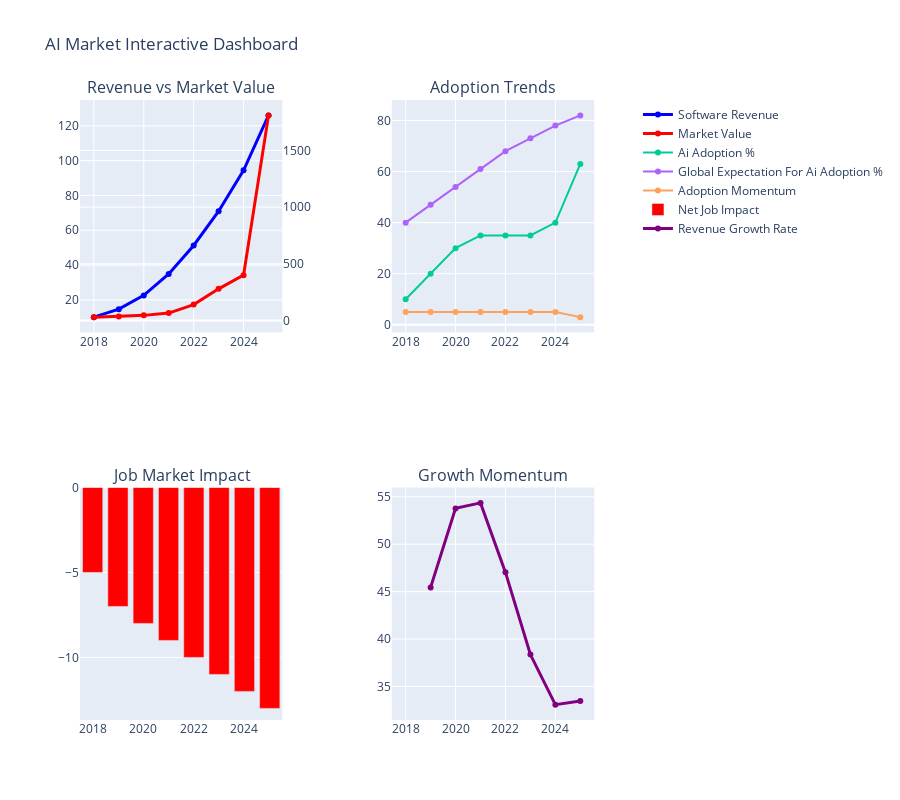

The code cell stored with this chart in its notebook:
### Markdown cell above
## 8. Interactive Visualization Dashboard

### Code cell
# Create interactive dashboard-style visualization
def create_interactive_dashboard(df):
    """
    Create comprehensive interactive dashboard
    """
    # Key metrics cards (simulated)
    if 'year' in df.columns:
        latest_year = df['year'].max()
        latest_data = df[df['year'] == latest_year].iloc[0]
        
        
        # Key metrics display
        metrics = {
            'AI Software Revenue': ('ai_software_revenue_in_billions', 'B'),
            'Market Value': ('global_ai_market_value_in_billions', 'B'),
            'Adoption Rate': ('ai_adoption', '%'),
            'Organizations Using AI': ('organizations_using_ai', '%'),
            'Expected Revenue Increase': ('estimated_revenue_increase_from_ai_trillions_usd', 'T')
        }
        
        for metric_name, (col_name, unit) in metrics.items():
            if col_name in df.columns:
                value = latest_data[col_name]
                if not pd.isna(value):
                    if unit == 'T':
                    elif unit == 'B':
                    else:
    
    # Create multi-metric comparison
    fig = make_subplots(
        rows=2, cols=2,
        subplot_titles=('Revenue vs Market Value', 'Adoption Trends', 
                       'Job Market Impact', 'Growth Momentum'),
        specs=[[{"secondary_y": True}, {"secondary_y": False}],
               [{"secondary_y": False}, {"secondary_y": False}]]
    )
    
    # Plot 1: Revenue vs Market Value (dual axis)
    if 'ai_software_revenue_in_billions' in df.columns:
        fig.add_trace(
            go.Scatter(x=df['year'], y=df['ai_software_revenue_in_billions'],
                      mode='lines+markers', name='Software Revenue',
                      line=dict(color='blue', width=3)),
            row=1, col=1
        )
    
    if 'global_ai_market_value_in_billions' in df.columns:
        fig.add_trace(
            go.Scatter(x=df['year'], y=df['global_ai_market_value_in_billions'],
                      mode='lines+markers', name='Market Value',
                      line=dict(color='red', width=3)),
            row=1, col=1, secondary_y=True
        )
    
    # Plot 2: Adoption trends
    adoption_cols = [col for col in df.columns if 'adoption' in col.lower() and df[col].dtype in ['int64', 'float64']]
    for i, col in enumerate(adoption_cols[:3]):
        fig.add_trace(
            go.Scatter(x=df['year'], y=df[col],
                      mode='lines+markers', name=col.replace('_', ' ').title()),
            row=1, col=2
        )
    
    # Plot 3: Job impact
    if 'net_job_impact' in df.columns:
        fig.add_trace(
            go.Bar(x=df['year'], y=df['net_job_impact'],
                  name='Net Job Impact',
                  marker_color=['red' if x < 0 else 'green' for x in df['net_job_impact']]),
            row=2, col=1
        )
    
    # Plot 4: Growth momentum
    if 'ai_software_revenue_in_billions_yoy_growth' in df.columns:
        fig.add_trace(
            go.Scatter(x=df['year'], y=df['ai_software_revenue_in_billions_yoy_growth'],
                      mode='lines+markers', name='Revenue Growth Rate',
                      line=dict(color='purple', width=3)),
            row=2, col=2
        )
    
    fig.update_layout(height=800, title_text="AI Market Interactive Dashboard")
    fig.show()

# Create the dashboard
create_interactive_dashboard(market_df)

### Figure 1 — Plotly figure (JSON) as saved in the notebook; plotly's stock layout.template omitted (floating-point values rounded to 4 significant figures)
{"data": [{"line": {"color": "blue", "width": 3}, "mode": "lines+markers", "name": "Software Revenue", "type": "scatter", "x": [2018, 2019, 2020, 2021, 2022, 2023, 2024, 2025], "xaxis": "x", "y": [10.1, 14.69, 22.59, 34.87, 51.27, 70.94, 94.41, 126.0], "yaxis": "y"}, {"line": {"color": "red", "width": 3}, "mode": "lines+markers", "name": "Market Value", "type": "scatter", "x": [2018, 2019, 2020, 2021, 2022, 2023, 2024, 2025], "xaxis": "x", "y": [29.5, 35.0, 45.0, 65.0, 140.0, 279.0, 400.0, 1810.0], "yaxis": "y2"}, {"mode": "lines+markers", "name": "Ai Adoption %", "type": "scatter", "x": [2018, 2019, 2020, 2021, 2022, 2023, 2024, 2025], "xaxis": "x2", "y": [10, 20, 30, 35, 35, 35, 40, 63], "yaxis": "y3"}, {"mode": "lines+markers", "name": "Global Expectation For Ai Adoption %", "type": "scatter", "x": [2018, 2019, 2020, 2021, 2022, 2023, 2024, 2025], "xaxis": "x2", "y": [40, 47, 54, 61, 68, 73, 78, 82], "yaxis": "y3"}, {"mode": "lines+markers", "name": "Adoption Momentum", "type": "scatter", "x": [2018, 2019, 2020, 2021, 2022, 2023, 2024, 2025], "xaxis": "x2", "y": [5, 5, 5, 5, 5, 5, 5, 3], "yaxis": "y3"}, {"marker": {"color": ["red", "red", "red", "red", "red", "red", "red", "red"]}, "name": "Net Job Impact", "type": "bar", "x": [2018, 2019, 2020, 2021, 2022, 2023, 2024, 2025], "xaxis": "x3", "y": [-5, -7, -8, -9, -10, -11, -12, -13], "yaxis": "y4"}, {"line": {"color": "purple", "width": 3}, "mode": "lines+markers", "name": "Revenue Growth Rate", "type": "scatter", "x": [2018, 2019, 2020, 2021, 2022, 2023, 2024, 2025], "xaxis": "x4", "y": [NaN, 45.45, 53.78, 54.36, 47.03, 38.37, 33.08, 33.46], "yaxis": "y5"}], "layout": {"annotations": [{"font": {"size": 16}, "showarrow": false, "text": "Revenue vs Market Value", "x": 0.185, "xanchor": "center", "xref": "paper", "y": 1, "yanchor": "bottom", "yref": "paper"}, {"font": {"size": 16}, "showarrow": false, "text": "Adoption Trends", "x": 0.755, "xanchor": "center", "xref": "paper", "y": 1, "yanchor": "bottom", "yref": "paper"}, {"font": {"size": 16}, "showarrow": false, "text": "Job Market Impact", "x": 0.185, "xanchor": "center", "xref": "paper", "y": 0.375, "yanchor": "bottom", "yref": "paper"}, {"font": {"size": 16}, "showarrow": false, "text": "Growth Momentum", "x": 0.755, "xanchor": "center", "xref": "paper", "y": 0.375, "yanchor": "bottom", "yref": "paper"}], "height": 800, "title": {"text": "AI Market Interactive Dashboard"}, "xaxis": {"anchor": "y", "domain": [0, 0.37]}, "xaxis2": {"anchor": "y3", "domain": [0.57, 0.94]}, "xaxis3": {"anchor": "y4", "domain": [0, 0.37]}, "xaxis4": {"anchor": "y5", "domain": [0.57, 0.94]}, "yaxis": {"anchor": "x", "domain": [0.625, 1]}, "yaxis2": {"anchor": "x", "overlaying": "y", "side": "right"}, "yaxis3": {"anchor": "x2", "domain": [0.625, 1]}, "yaxis4": {"anchor": "x3", "domain": [0, 0.375]}, "yaxis5": {"anchor": "x4", "domain": [0, 0.375]}}}
